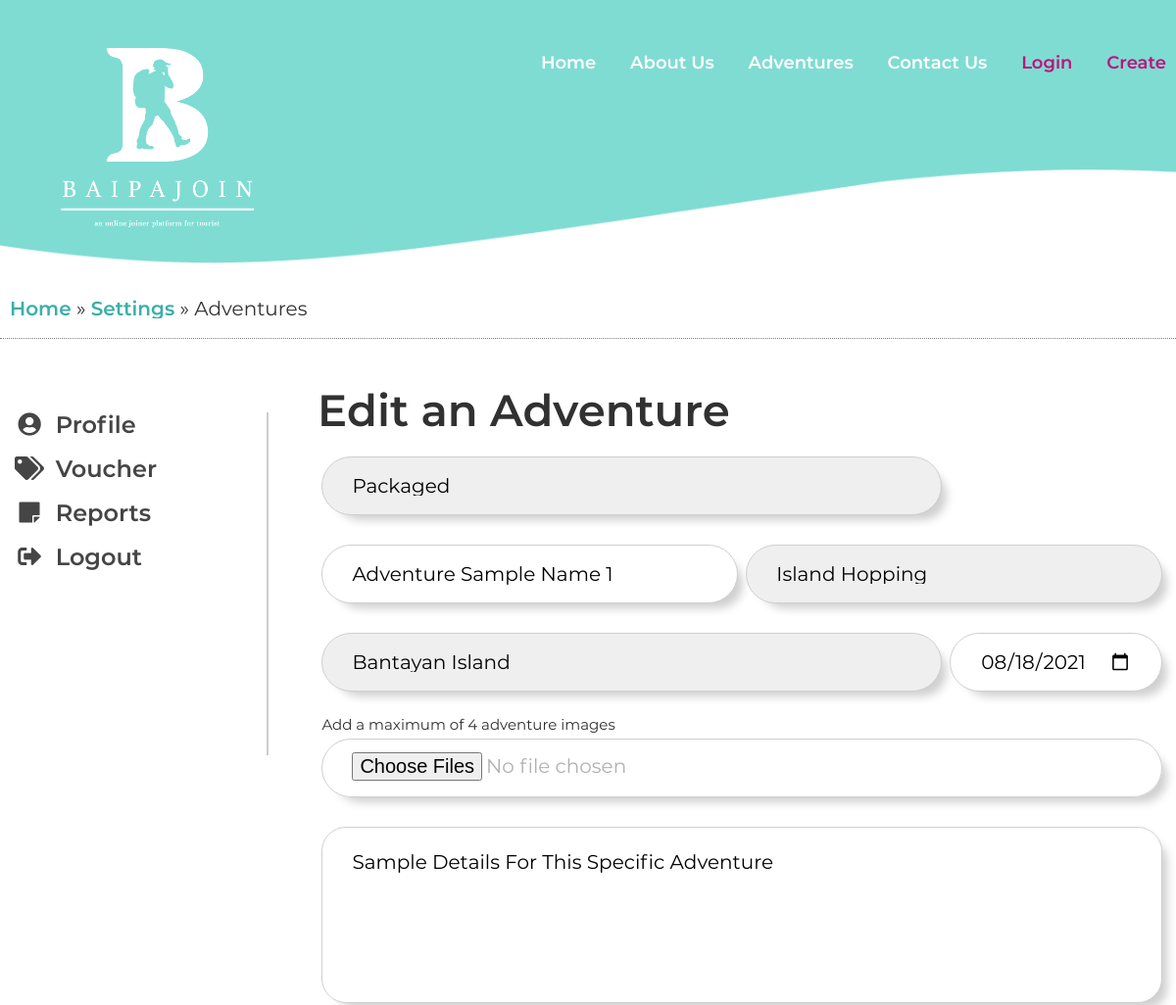
The page /edit_adv.php?id=4 (upper part) on the database as committed earlier.
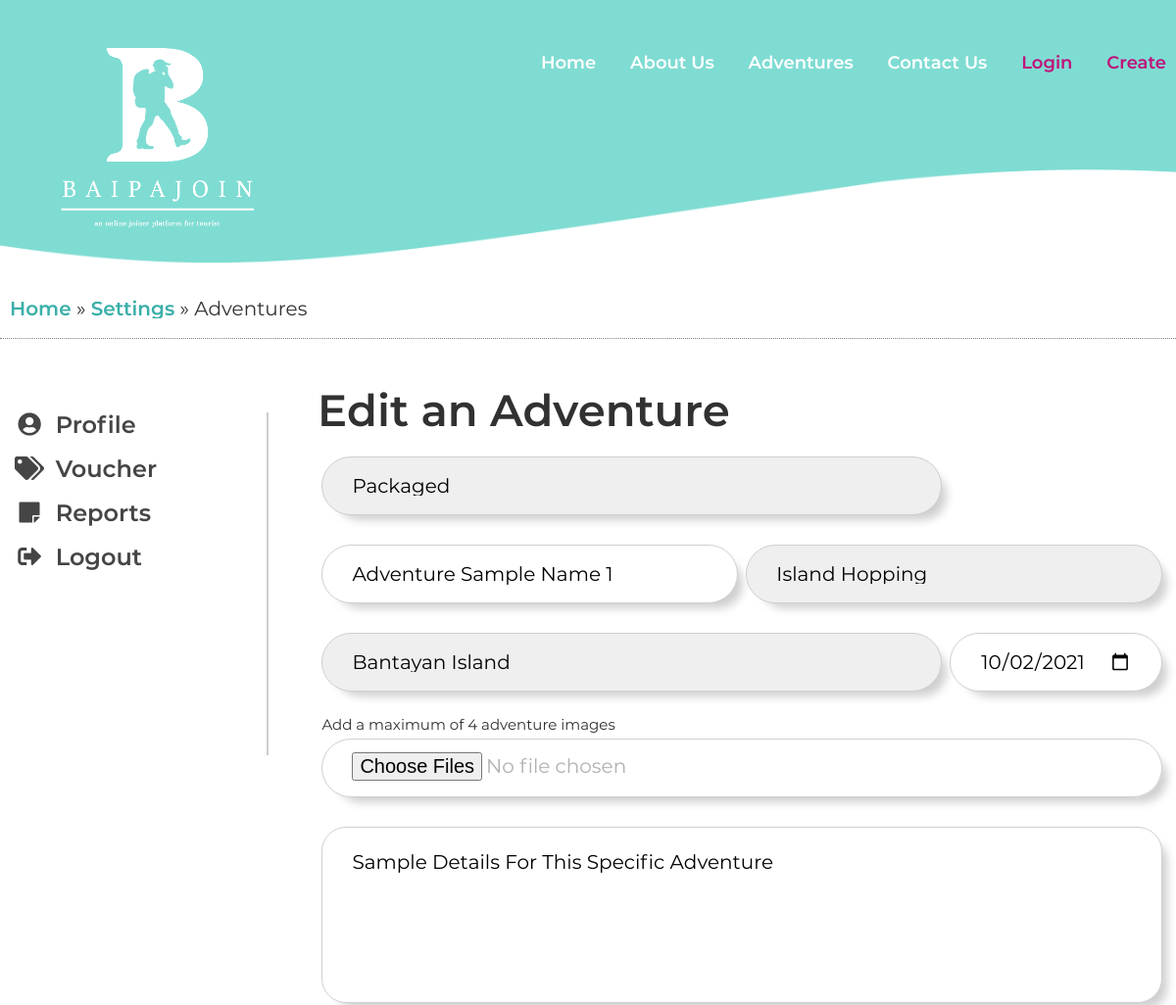
The same page on the database as committed later.
### tables this page shows
CREATE TABLE `adventure` (
  `adv_id` int(11) NOT NULL,
  `adv_images` varchar(200) NOT NULL,
  `adv_name` varchar(50) NOT NULL,
  `adv_kind` varchar(25) NOT NULL,
  `adv_type` varchar(15) NOT NULL,
  `adv_address` varchar(50) NOT NULL,
  `adv_town` varchar(50) NOT NULL,
  `adv_totalcostprice` decimal(7,2) NOT NULL,
  `adv_date` date NOT NULL,
  `adv_details` varchar(500) NOT NULL,
  `adv_postedDate` date NOT NULL,
  `adv_maxguests` int(3) DEFAULT NULL,
  `adv_currentGuest` int(3) DEFAULT NULL,
  `adv_itineraryImg` varchar(50) NOT NULL,
  `adv_status` varchar(25) NOT NULL,
  `orga_id` int(11) NOT NULL
);

### extensions/db.php (called while the page is built, shortened)
<?php
	class DB
	{
		static $hostname = "localhost";
		static $dbname = "baipajoin";
		static $username  = "root";
		static $password = "";
		public static function query($sql, $params=array(), $transactType)
		{
			$rows = array();
			try
			{
				$db = new PDO("mysql:host=". self::$hostname ."; dbname=". self::$dbname,  self::$username,  self::$password);
				$db->setAttribute(PDO::ATTR_ERRMODE, PDO::ERRMODE_EXCEPTION);
				$cmd = $db->prepare($sql);
				$cmd->execute($params);
				if($transactType == "READ")
					$rows = $cmd->fetchAll();
				else
					$rows = $db->lastInsertId();
			}
			catch(PDOException $e)
			{
				echo $e->getMessage();
			}
			return $rows;
		}
	}
?>

### edit_adv.php (the view, shortened to what this page needs)
<?php
	require_once("extensions/db.php");
?>
<?php include("includes/head.php"); ?>
</head>
	<body>
		<div class="protect-me">
		<div class="clearfix">
<?php include("includes/header.php"); ?>
<?php
	include("includes/nav.php");
?>
<div id="main_area">
	<div class="wrapper">
		<div class="breadcrumbs">
			<a href="index.php">Home</a> &#187; <a href="settings.php">Settings</a> &#187; Adventures
		</div>
		<div class="main_con">
			<?php
				include("includes/sidebar.php");
			?>
			<main>
				<form method="post" enctype="multipart/form-data">
					<h2>Edit an Adventure</h2>
					<?php
						if(isset($_GET['id'])){
							$adv = DB::query("SELECT * FROM adventure WHERE adv_id = ?", array($_GET['id']), "READ");
							if(count($adv) > 0){
								$adv = $adv[0];
					?>
					<div class="form form1">
						<select name="cboType" onchange="displayMaxGuests(this);" required>
							<option value="packaged" <?php echo $adv['adv_type'] == "Packaged" ? "selected='selected'":""; ?>>Packaged</option>
						</select>
						<input type="text" name="txtName" placeholder="Adventure Name" value="<?php echo $adv['adv_name']; ?>" required>
						<select name="cboKind" required>
							<option value="Island Hopping" <?php echo $adv['adv_kind'] == "Island Hopping" ? "selected='selected'":""; ?>>Island Hopping</option>
						</select>
						<select name="cboLoc" required>
							<option value="Bantayan Island" <?php echo $adv['adv_address'] == "Bantayan Island" ? "selected='selected'":""; ?>>Bantayan Island</option>
						</select>
						<input type="date" name="dateDate" placeholder="Date" value="<?php echo $adv['adv_date']; ?>" required>
						<div class="label">
							<label for="f01">Add a maximum of 4 adventure images</label>
						</div>
						<input id="f01" type="file" name="fileAdvImgs[]" placeholder="Add Adventure Images" multiple required/>
						<textarea name="txtDetails" placeholder="Details" required><?php echo $adv['adv_details']; ?></textarea>
					</div>
					<?php
						}
					}
					?>
				</form>
			</main>
		</div>
	</div>
</div>
<?php include("includes/footer.php"); ?>

Rows that differ between the two databases and show on the page:
changed adventure "Packaged": dateDate "08/18/2021" → "10/02/2021"
